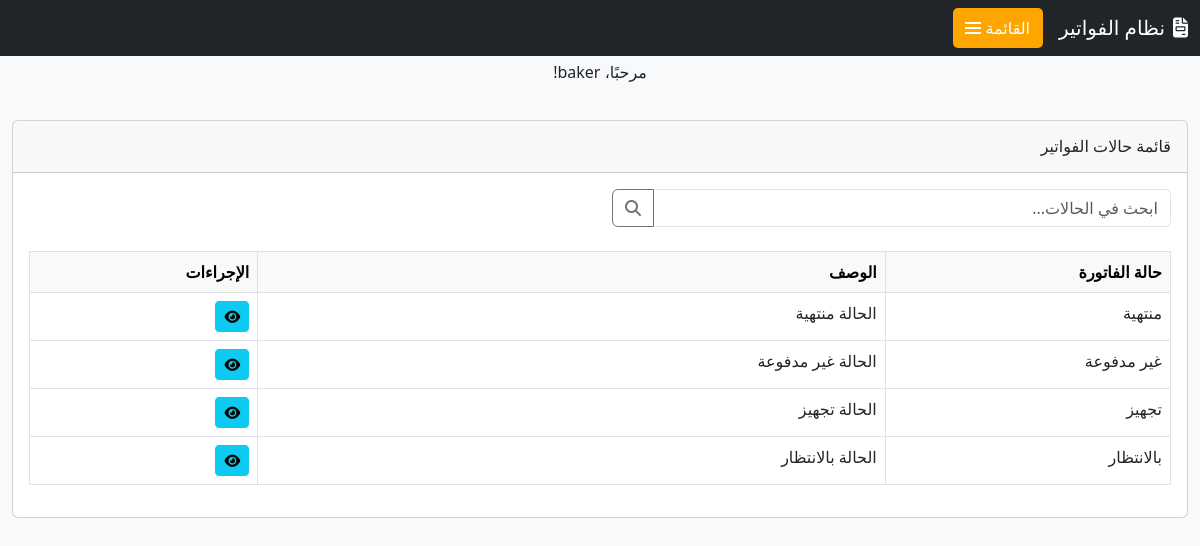
/invoice/status/ (signed in), run on the app's committed database.
### invoice/models.py (models this page shows, shortened)
class Status(models.Model):
    status_types = models.CharField(max_length=255, verbose_name=_("حالة الفاتورة"))
    status_description = models.TextField(blank=True, null=True, verbose_name=_("الوصف"))
    uniqueId = models.UUIDField(default=uuid4, editable=False, unique=True, verbose_name=_("الرقم المسلسل"))
    slug = models.SlugField(max_length=225, unique=True, blank=True, null=True)
    date_created = models.DateTimeField(auto_now_add=True)
    last_updated = models.DateTimeField(auto_now=True)
    class Meta:
        verbose_name = _('حالة الفاتورة')
        verbose_name_plural = _('حالات الفواتير')

### invoice/views.py (the view, shortened to what this page needs)
# urls.py: path('status/', StatusListView.as_view(), name='status_list'),
class StatusListView(PermissionRequiredMixin, ListView):
    model = Status
    template_name = 'status/status_list.html'
    context_object_name = 'status_list'  # Changed for consistency
    permission_required = 'invoice.view_status'  # Added permission requirement
    paginate_by = 10  # Added pagination control

### templates/status/status_list.html (shortened to what this page needs)
{% extends 'base.html' %}
{% block content %}
<div class="card mb-4">
    <div class="card-header py-3 d-flex justify-content-between align-items-center">
        <h6 class="m-0 font-weight-bold">قائمة حالات الفواتير</h6>
    </div>
    <div class="card-body">
        <div class="row mb-4">
            <div class="col-md-6">
                <div class="input-group">
                    <input type="text" id="search-input" class="form-control" placeholder="ابحث في الحالات...">
                    <button class="btn btn-outline-secondary" type="button" id="search-button">
                        <i class="fas fa-search"></i>
                    </button>
                </div>
            </div>
        </div>
        <div class="table-responsive">
            <table class="table table-bordered table-hover" id="statusTable">
                <thead class="table-light">
                    <tr>
                        <th width="25%">حالة الفاتورة</th>
                        <th width="55%">الوصف</th>
                        <th width="20%">الإجراءات</th>
                    </tr>
                </thead>
                <tbody>
                    {% for status in status_list %}
                    <tr>
                        <td>{{ status.status_types }}</td>
                        <td>{{ status.status_description|default:"-"|truncatechars:60 }}</td>
                        <td>
                            <div class="btn-group" role="group">
                                <a href="{% url 'status_detail' status.pk %}" class="btn btn-info btn-sm" title="عرض">
                                    <i class="fas fa-eye"></i>
                                </a>
                            </div>
                        </td>
                    </tr>
                    {% empty %}
                    <tr>
                        <td colspan="3" class="text-center text-muted py-4">لا توجد حالات فواتير مسجلة</td>
                    </tr>
                    {% endfor %}
                </tbody>
            </table>
        </div>
    </div>
</div>
{% endblock %}

### templates/base.html (shortened to what this page needs)
<!DOCTYPE html>
<html lang="ar" dir="rtl">
<head>
    <title>نظام الفواتير</title> <p class="text-center">مرحبًا، {{ user.username }}!</p>
    <link href="https://cdn.jsdelivr.net/npm/bootstrap@5.3.0/dist/css/bootstrap.rtl.min.css" rel="stylesheet">
    <link rel="stylesheet" href="https://cdnjs.cloudflare.com/ajax/libs/font-awesome/6.4.0/css/all.min.css">
    <link rel="stylesheet" href="https://cdn.jsdelivr.net/npm/bootstrap-icons@1.10.0/font/bootstrap-icons.css">
</head>
<body>
    <nav class="navbar navbar-expand-lg navbar-dark bg-dark fixed-top">
        <div class="container-fluid">
            <a class="navbar-brand" href="{% url 'home' %}">
                <i class="fas fa-file-invoice me-2"></i>نظام الفواتير
            </a>
            <button class="navbar-toggler-custom d-flex align-items-center" type="button" data-bs-toggle="offcanvas" data-bs-target="#sidebarNavbar">
                <span class="navbar-toggler-text">القائمة</span>
                <span class="navbar-toggler-icon-custom"></span>
            </button>
        </div>
    </nav>
    <main class="container-fluid">
        {% block content %}
        {% endblock %}
    </main>
</body>
</html>

### templates/base.html (style rules this page uses)
:root { --orange-color: #FFA500; --orange-hover: #e69500; --sidebar-width: 280px; }
body { padding-top: 60px; background-color: #f8f9fa; }
.navbar-toggler-custom { border: none; padding: 0.5rem; color: white; margin-left: auto; background-color: var(--orange-color); border-radius: 5px; }
.navbar-toggler-icon-custom { display: inline-block; width: 1.5em; height: 1.5em; vertical-align: middle; background-repeat: no-repeat; background-size: 100%; }
.navbar-toggler-text { margin-right: 5px; font-size: 1rem; color: white; }
main { min-height: calc(100vh - 60px); padding: 20px; }

### data on the page
Status: status_types "منتهية", status_description "الحالة منتهية"
Status: status_types "غير مدفوعة", status_description "الحالة غير مدفوعة"
Status: status_types "تجهيز", status_description "الحالة تجهيز"
Status: status_types "بالانتظار", status_description "الحالة بالانتظار"

### other printed values
{{ user.username }} "baker"
